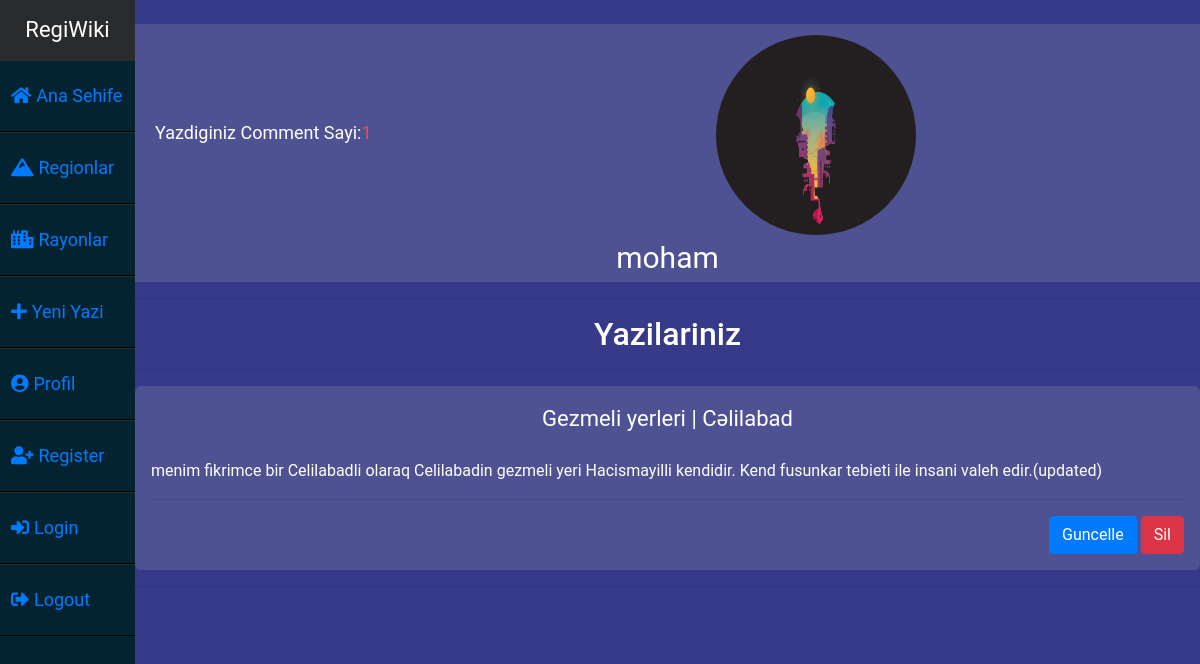
The page /user/profile/ (signed in) on the database as committed earlier.
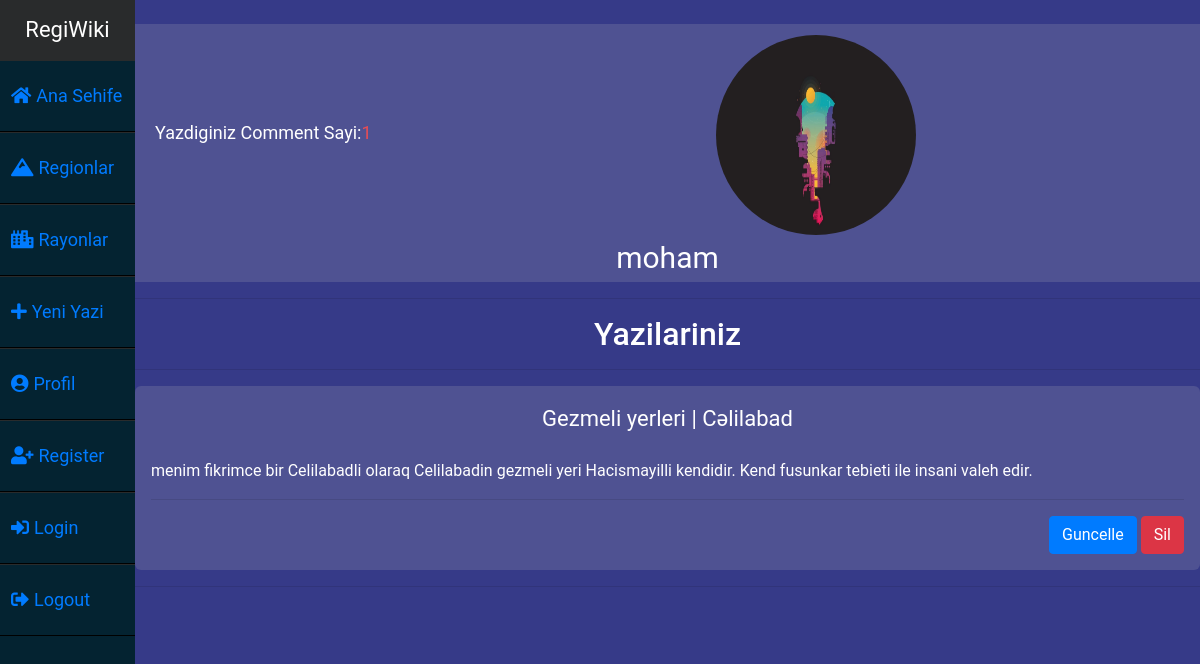
The same page on the database as committed later.
### areas/models.py (models this page shows, shortened)
class CommentModel(models.Model):
    rayon = models.ForeignKey("Rayonmodel",related_name="comments",on_delete=CASCADE)
    basliq = models.CharField(max_length=120,verbose_name="Basliq:")
    mezmun = models.TextField(verbose_name="Mezmun:")
    created_date = models.DateTimeField(auto_now_add=True)
    sekil = models.ImageField(upload_to="koment_sekilleri",null=True,blank=True)
    yazan = models.ForeignKey('user.CustomUserModel',related_name="comments",on_delete=CASCADE,null=True,blank=True)

class RayonModel(models.Model):
    sekil = models.ImageField(upload_to="rayon_sekilleri",null=True,blank=True)
    region = ForeignKey(RegionModel,on_delete=CASCADE,verbose_name="Region:",related_name="rayonlar")
    melumat = TextField(verbose_name="Melumat:")
    ad = models.CharField(verbose_name="Rayon Adi:",max_length=35)
    sahe = models.FloatField(verbose_name="Sahesi km² ile:",null=True,blank=True)
    ehali = models.FloatField(verbose_name="Ehali min:" ,null=True ,blank=True)
    def __str__(self):
        return self.ad

### user/views.py (the view)
# urls.py: path("profile/",views.profile,name="profile"),
@login_required(login_url="user:need_account")
def profile(request):
    comments = CommentModel.objects.filter(yazan=request.user)
    context = {
        "comments":comments
    }
    return render(request,"profile.html",context)

### templates/profile.html (shortened to what this page needs)
{% extends 'layout.html' %}
{% load static %}
{% block body %}
<link rel="stylesheet" href="{% static 'profile.css' %}">
<section>
    <span class="stats">
        Yazdiginiz Comment Sayi:<span class="stat-num">{{comments.count}}</span>
    </span>
    <span class="profile_pic">
        <img src="{{request.user.prophile_photo.url}}">
    </span>
    <div class="username">
        {{request.user.username}}
    </div>
</section>
<hr>
<h2 style="color:white; text-align:center;">Yazilariniz</h2>
<hr>
<div class="context">
    {% if comments %}
    {% for comment in comments %}
    <div class="container">
        <div class="title">
            {{comment.basliq}} | {{comment.rayon}}
        </div>
        <br>
        <div class="comments">
            <p>
                {{comment.mezmun}}
            </p>
        </div>
        <hr>
        <div class="buttons">
            <a class="btn btn-primary" href="{% url 'areas:update_comment' comment.id %}">Guncelle</a>
            <a class="btn btn-danger" href="{% url 'areas:delete_comment' comment.id %}">Sil</a>
        </div>
    </div>
    <hr>
    {% endfor %}
    {% else %}
    <div class="alert alert-info">
        Bir Commentiniz Yoxdur
    </div>
    {% endif %}
</div>
{% endblock body %}

Rows that differ between the two databases and show on the page:
changed CommentModel "Gezmeli yerleri": mezmun "menim fikrimce bir Celilabadli olaraq Celilabadin gezmeli yeri Hacismayilli kendidir. Kend fusunkar tebieti ile insani valeh edir.(updated)" → "menim fikrimce bir Celilabadli olaraq Celilabadin gezmeli yeri Hacismayilli kendidir. Kend fusunkar tebieti ile insani valeh edir."
